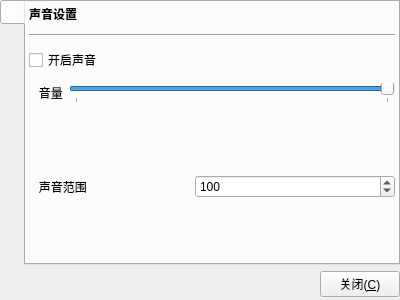
<?xml version="1.0" encoding="UTF-8"?>
<ui version="4.0">
 <class>ByyAudioSettings</class>
 <widget class="QWidget" name="ByyAudioSettings">
  <property name="geometry">
   <rect>
    <x>0</x>
    <y>0</y>
    <width>400</width>
    <height>300</height>
   </rect>
  </property>
  <property name="windowTitle">
   <string>声音设置</string>
  </property>
  <layout class="QVBoxLayout" name="verticalLayout">
   <property name="leftMargin">
    <number>0</number>
   </property>
   <property name="topMargin">
    <number>0</number>
   </property>
   <property name="rightMargin">
    <number>0</number>
   </property>
   <property name="bottomMargin">
    <number>3</number>
   </property>
   <item>
    <widget class="QTabWidget" name="tabWidget">
     <property name="tabPosition">
      <enum>QTabWidget::West</enum>
     </property>
     <property name="currentIndex">
      <number>0</number>
     </property>
     <property name="iconSize">
      <size>
       <width>32</width>
       <height>32</height>
      </size>
     </property>
     <widget class="QWidget" name="tab">
      <attribute name="title">
       <string/>
      </attribute>
      <layout class="QVBoxLayout" name="verticalLayout_2">
       <property name="spacing">
        <number>11</number>
       </property>
       <property name="leftMargin">
        <number>3</number>
       </property>
       <property name="topMargin">
        <number>3</number>
       </property>
       <property name="rightMargin">
        <number>3</number>
       </property>
       <property name="bottomMargin">
        <number>5</number>
       </property>
       <item>
        <widget class="QLabel" name="label">
         <property name="text">
          <string>&lt;!DOCTYPE HTML PUBLIC &quot;-//W3C//DTD HTML 4.0//EN&quot; &quot;http://www.w3.org/TR/REC-html40/strict.dtd&quot;&gt;
&lt;html&gt;&lt;head&gt;&lt;meta name=&quot;qrichtext&quot; content=&quot;1&quot; /&gt;&lt;style type=&quot;text/css&quot;&gt;
p, li { white-space: pre-wrap; }
&lt;/style&gt;&lt;/head&gt;&lt;body style=&quot; font-family:'SimSun'; font-size:9pt; font-weight:400; font-style:normal;&quot;&gt;
&lt;p style=&quot; margin-top:0px; margin-bottom:0px; margin-left:0px; margin-right:0px; -qt-block-indent:0; text-indent:0px;&quot;&gt;&lt;span style=&quot; font-weight:600;&quot;&gt;声音设置&lt;/span&gt;&lt;/p&gt;&lt;/body&gt;&lt;/html&gt;</string>
         </property>
        </widget>
       </item>
       <item>
        <widget class="Line" name="line_2">
         <property name="orientation">
          <enum>Qt::Horizontal</enum>
         </property>
        </widget>
       </item>
       <item>
        <widget class="QCheckBox" name="checkBox">
         <property name="text">
          <string>开启声音</string>
         </property>
        </widget>
       </item>
       <item>
        <layout class="QHBoxLayout" name="horizontalLayout_2">
         <item>
          <widget class="QLabel" name="label_5">
           <property name="text">
            <string>   音量</string>
           </property>
          </widget>
         </item>
         <item>
          <widget class="QSlider" name="horizontalSlider">
           <property name="maximum">
            <number>10</number>
           </property>
           <property name="value">
            <number>10</number>
           </property>
           <property name="orientation">
            <enum>Qt::Horizontal</enum>
           </property>
           <property name="tickPosition">
            <enum>QSlider::TicksBelow</enum>
           </property>
           <property name="tickInterval">
            <number>10</number>
           </property>
          </widget>
         </item>
        </layout>
       </item>
       <item>
        <spacer name="verticalSpacer_2">
         <property name="orientation">
          <enum>Qt::Vertical</enum>
         </property>
         <property name="sizeHint" stdset="0">
          <size>
           <width>20</width>
           <height>40</height>
          </size>
         </property>
        </spacer>
       </item>
       <item>
        <layout class="QHBoxLayout" name="horizontalLayout_3">
         <item>
          <widget class="QLabel" name="label_6">
           <property name="sizePolicy">
            <sizepolicy hsizetype="Expanding" vsizetype="Preferred">
             <horstretch>0</horstretch>
             <verstretch>0</verstretch>
            </sizepolicy>
           </property>
           <property name="text">
            <string>   声音范围</string>
           </property>
          </widget>
         </item>
         <item>
          <widget class="QSpinBox" name="spinBox">
           <property name="minimumSize">
            <size>
             <width>200</width>
             <height>0</height>
            </size>
           </property>
           <property name="maximum">
            <number>5000</number>
           </property>
           <property name="value">
            <number>100</number>
           </property>
          </widget>
         </item>
        </layout>
       </item>
       <item>
        <spacer name="verticalSpacer">
         <property name="orientation">
          <enum>Qt::Vertical</enum>
         </property>
         <property name="sizeHint" stdset="0">
          <size>
           <width>20</width>
           <height>40</height>
          </size>
         </property>
        </spacer>
       </item>
      </layout>
     </widget>
    </widget>
   </item>
   <item>
    <layout class="QHBoxLayout" name="horizontalLayout">
     <item>
      <spacer name="horizontalSpacer">
       <property name="orientation">
        <enum>Qt::Horizontal</enum>
       </property>
       <property name="sizeHint" stdset="0">
        <size>
         <width>40</width>
         <height>20</height>
        </size>
       </property>
      </spacer>
     </item>
     <item>
      <widget class="QPushButton" name="pushButton">
       <property name="text">
        <string>关闭(&amp;C)</string>
       </property>
      </widget>
     </item>
    </layout>
   </item>
  </layout>
 </widget>
 <layoutdefault spacing="6" margin="11"/>
 <resources/>
 <connections>
  <connection>
   <sender>pushButton</sender>
   <signal>clicked()</signal>
   <receiver>ByyAudioSettings</receiver>
   <slot>close()</slot>
   <hints>
    <hint type="sourcelabel">
     <x>342</x>
     <y>277</y>
    </hint>
    <hint type="destinationlabel">
     <x>395</x>
     <y>232</y>
    </hint>
   </hints>
  </connection>
 </connections>
</ui>
